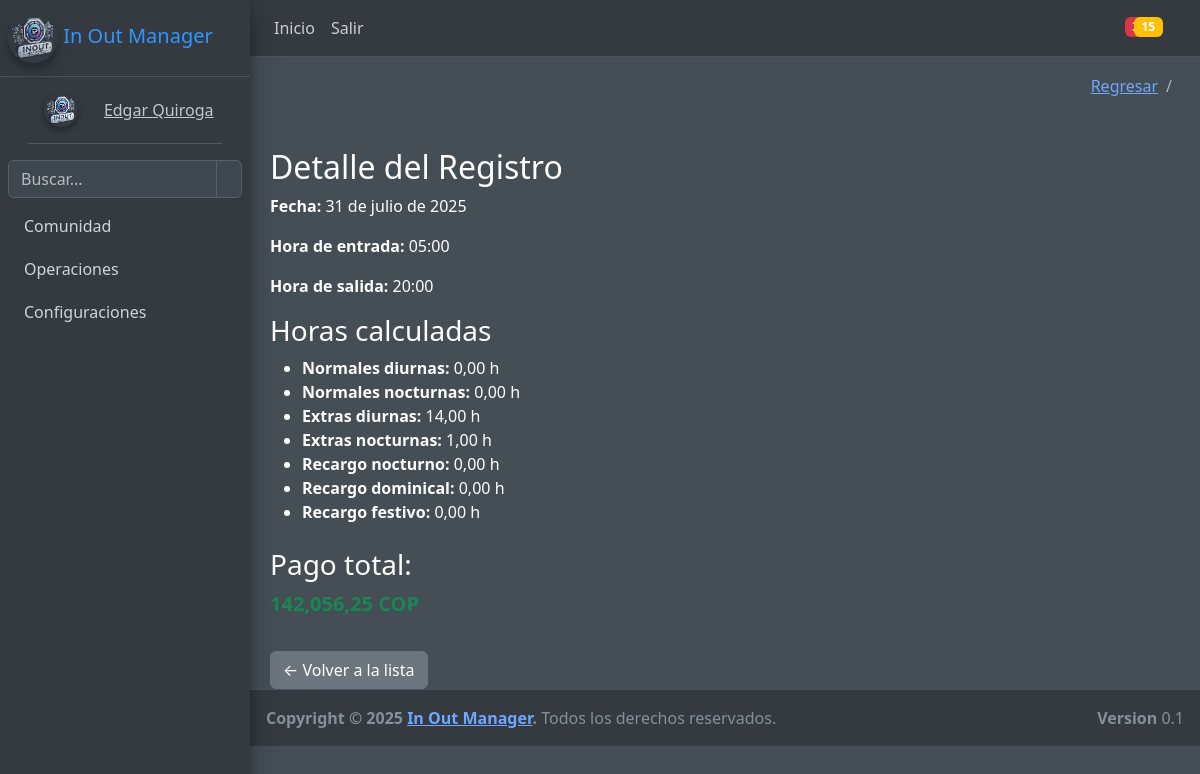
Screenshot of /comunidad/horas/12/ (signed in) with the database file from the repository.
### comunidad/models.py (models this page shows, shortened)
class RegistroHoras(models.Model):
    SALARIO_MINIMO = Decimal('1423500')
    AUXILIO_TRANSPORTE = Decimal('200000')
    HORAS_TRABAJADAS_MES = Decimal('220')
    usuario = models.ForeignKey(User, on_delete=models.CASCADE)
    fecha = models.DateField(default=timezone.now)
    hora_entrada = models.TimeField()
    hora_salida = models.TimeField()
    horas_normales_diurnas = models.DecimalField(max_digits=5, decimal_places=2, default=0)
    horas_normales_nocturnas = models.DecimalField(max_digits=5, decimal_places=2, default=0)
    horas_extras_diurnas = models.DecimalField(max_digits=5, decimal_places=2, default=0)
    horas_extras_nocturnas = models.DecimalField(max_digits=5, decimal_places=2, default=0)
    recargo_nocturno = models.DecimalField(max_digits=5, decimal_places=2, default=0)
    recargo_dominical = models.DecimalField(max_digits=5, decimal_places=2, default=0)
    recargo_festivo = models.DecimalField(max_digits=5, decimal_places=2, default=0)
    pago_total = models.DecimalField(max_digits=10, decimal_places=2, default=0)

### comunidad/views.py (the view)
# urls.py: path('horas/<int:pk>/', detalle_registro, name='detalle_registro'),
@login_required
def detalle_registro(request, pk):
    registro = get_object_or_404(RegistroHoras, pk=pk, usuario=request.user)
    return render(request, 'comunidad/horas/detalle.html', {'registro': registro})

### base/context_processors.py (called while the page is built)
def sesion(request):
    usuario_actual= request.user
    image_user= r"/media/comunidad/default-user.jpeg"
    if request.user.is_authenticated:
        if Usuario.objects.filter(user_id=usuario_actual.id):
            image_user=Usuario.objects.get(user_id=usuario_actual.id).imagen.url
    context={
        'usuario_actual':usuario_actual,
        'image_user': image_user
    }
    return context

### base/templates/comunidad/horas/detalle.html
{% extends 'partials/admin/body.html' %}
{% load humanize %}
{% block contenido %}
<h2 class="mt-4">Detalle del Registro</h2>
<p><strong>Fecha:</strong> {{ registro.fecha|date:"j \\d\\e F \\d\\e Y" }}</p>
<p><strong>Hora de entrada:</strong> {{ registro.hora_entrada }}</p>
<p><strong>Hora de salida:</strong> {{ registro.hora_salida }}</p>
<h3 class="mt-3">Horas calculadas</h3>
<ul>
    <li><strong>Normales diurnas:</strong> {{ registro.horas_normales_diurnas|floatformat:2 }} h</li>
    <li><strong>Normales nocturnas:</strong> {{ registro.horas_normales_nocturnas|floatformat:2 }} h</li>
    <li><strong>Extras diurnas:</strong> {{ registro.horas_extras_diurnas|floatformat:2 }} h</li>
    <li><strong>Extras nocturnas:</strong> {{ registro.horas_extras_nocturnas|floatformat:2 }} h</li>
    <li><strong>Recargo nocturno:</strong> {{ registro.recargo_nocturno|floatformat:2 }} h</li>
    <li><strong>Recargo dominical:</strong> {{ registro.recargo_dominical|floatformat:2 }} h</li>
    <li><strong>Recargo festivo:</strong> {{ registro.recargo_festivo|floatformat:2 }} h</li>
</ul>
<h3 class="mt-4">Pago total:</h3>
<p class="fs-5 fw-bold text-success">
    {{ registro.pago_total|floatformat:2|intcomma }} COP
</p>
<a href="{% url 'lista_registros' %}" class="btn btn-secondary mt-3">← Volver a la lista</a>
{% endblock %}

### base/templates/partials/admin/sidebar.html (shortened to what this page needs)
{% load static %}
{% load bootstrap_icons %}
<aside class="main-sidebar sidebar-dark-primary elevation-4">
    <a href="{% url 'index' %}" class="brand-link decoration-none ">
        <img src="{% static 'images/logoiom.png' %}" alt="IOM Logo" class="img-circle elevation-3" width="50" style="opacity: .8">
        <span class="brand-text font-weight-light">In Out Manager</span>
    </a>
    <div class="sidebar">
        <div class="user-panel mt-3 pb-3 mb-3 d-flex align-items-center">
    <div class="image">
        <img src="{{ MEDIA_URL }}{{ image_user }}" class="img-circle elevation-2" alt="User  Image">
    </div>
    <div class="info ml-3">
        <a href="#" class="d-block">
            {{ usuario_actual.first_name }} {{ usuario_actual.last_name }}
        </a>
    </div>
</div>
        <div class="form-inline">
            <div class="input-group" data-widget="sidebar-search">
                <input class="form-control form-control-sidebar" type="search" placeholder="Buscar..." aria-label="Buscar">
                <div class="input-group-append">
                    <button class="btn btn-sidebar">
                    </button>
                </div>
            </div>
        </div>
        <nav class="mt-2">
            <ul class="nav nav-pills nav-sidebar flex-column" data-widget="treeview" role="menu" data-accordion="false">
                <li class="nav-item menu-close">
                    <a href="#" class="nav-link ">
                        <p>Comunidad</p>
                    </a>
                </li>
                <li class="nav-item menu-close">
                    <a href=" {% url 'anuncio_crear' %} " class="nav-link ">
                        <p>Operaciones</p>
                    </a>
                </li>
        <li class="nav-item menu-close">
          <a href="#" class="nav-link ">
            <p>
              Configuraciones
            </p>
          </a>
        </li>
      </ul>
      </nav>
    </div>
  </aside>

### static/css/style.css (style rules this page uses)
.d-flex { display: flex; justify-content: center; align-items: center; margin: 20px; }

### rows the page displays
RegistroHoras: fecha "31 de julio de 2025", hora_entrada "05:00", hora_salida "20:00", horas_normales_diurnas "0,00", horas_normales_nocturnas "0,00", horas_extras_diurnas "14,00", horas_extras_nocturnas "1,00", recargo_nocturno "0,00", recargo_dominical "0,00", recargo_festivo "0,00", pago_total "142,056,25"

### other values shown
{{ usuario_actual.first_name }} "Edgar"
{{ usuario_actual.last_name }} "Quiroga"
